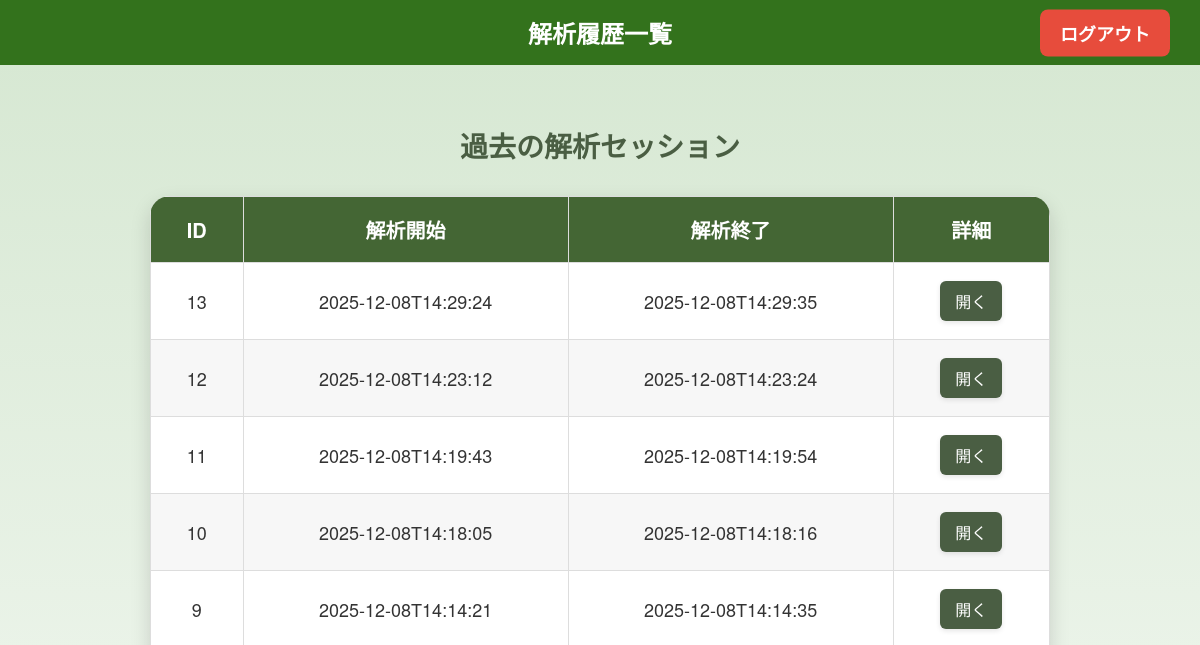
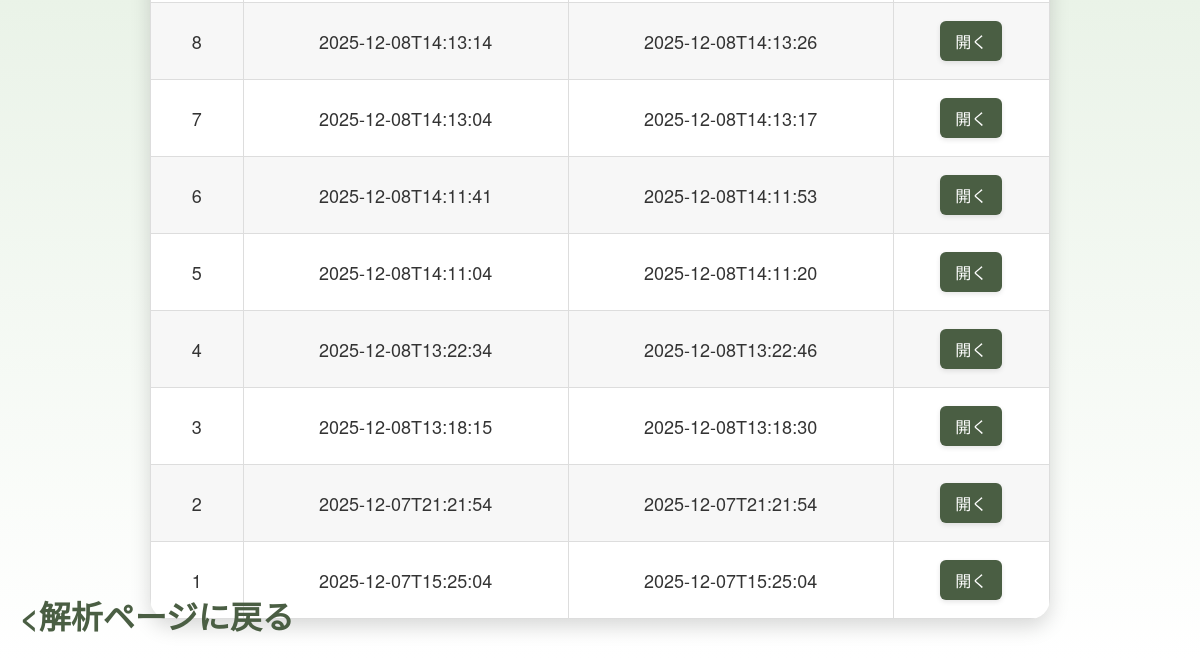
Page /analysis_history (signed in) on the earlier database version (2 pictures, top to bottom).
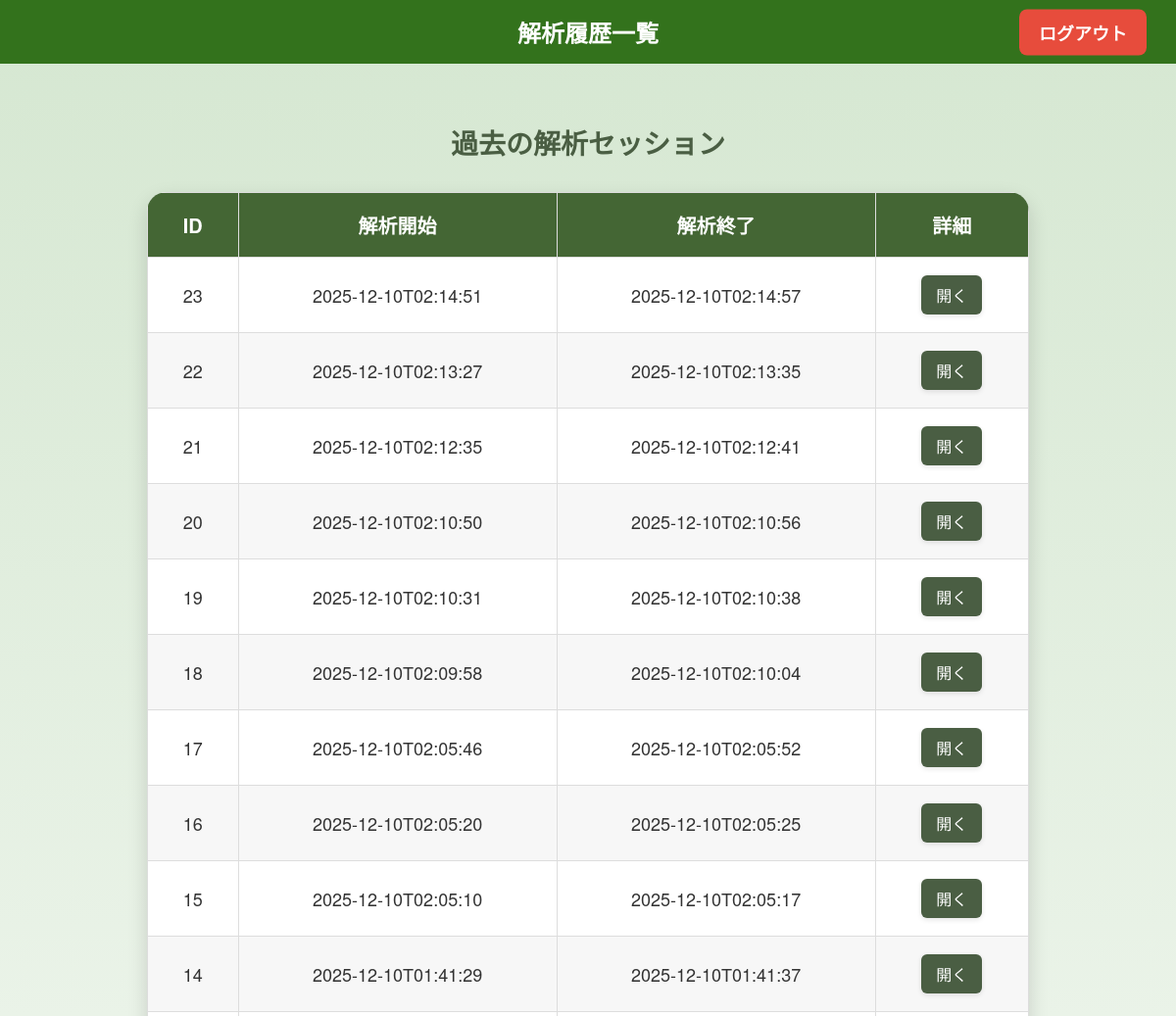
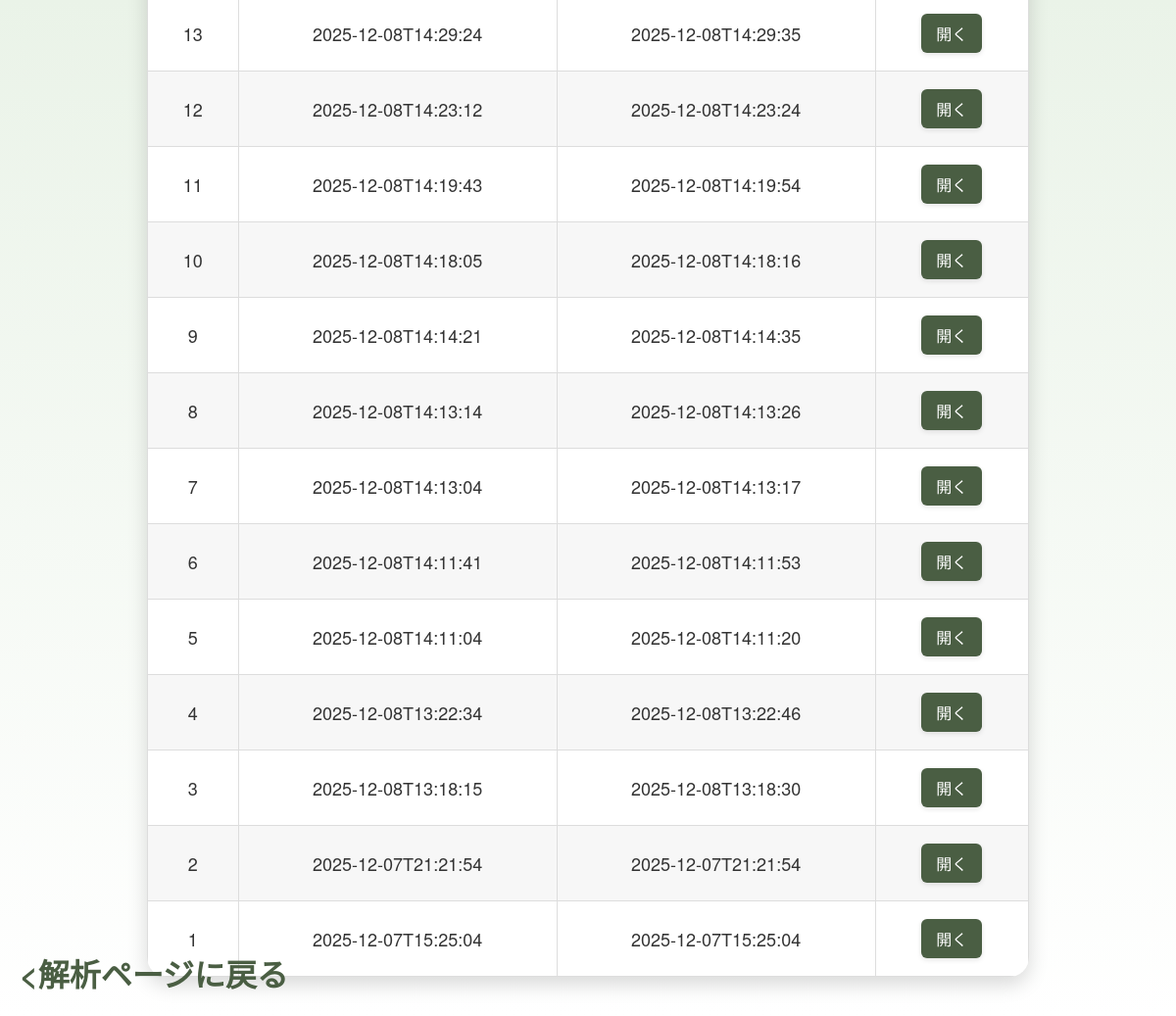
Same page on the later database version (2 pictures, top to bottom).
### tables this page shows
CREATE TABLE analysis_sessions (
            id INTEGER PRIMARY KEY AUTOINCREMENT,
            user_id INTEGER NOT NULL,
            started_at DATETIME NOT NULL,
            finished_at DATETIME,
            FOREIGN KEY (user_id) REFERENCES users (id)
        );

### app.py (the view)
@app.route("/analysis_history")
@login_required
def analysis_history():
    sessions = query_db(
        """
        SELECT * FROM analysis_sessions
        WHERE user_id = ?
        ORDER BY started_at DESC
        """,
        [session["user_id"]]
    )
    return render_template("analysis_history.html", sessions=sessions)

### app.py (called while the page is built)
def login_required(f):
    @wraps(f)
    def wrapper(*args, **kwargs):
        if "user_id" not in session:
            return redirect(url_for("login"))
        return f(*args, **kwargs)
    return wrapper

### database.py (called while the page is built)
def get_db():
    db = getattr(g, "_database", None)
    if db is None:
        db = g._database = sqlite3.connect(DATABASE_PATH)
        db.row_factory = sqlite3.Row
    return db

def close_connection(exception):
    db = getattr(g, "_database", None)
    if db is not None:
        db.close()

def query_db(query, args=(), one=False):
    db = get_db()
    cur = db.execute(query, args)
    rv = cur.fetchall()
    db.commit()
    cur.close()
    return (rv[0] if rv else None) if one else rv

### templates/analysis_history.html (shortened to what this page needs)
<!DOCTYPE html>
<html lang="ja">
<head>
    <link rel="stylesheet" href="{{ url_for('static', filename='css/style.css') }}">
    </head>
<body class="green-bg">
<header>
    <h1>解析履歴一覧</h1>
    <a href="{{ url_for('logout') }}" class="logout-button">ログアウト</a>
</header>
<div class="main-container">
    <h2>過去の解析セッション</h2>
    <div class="analysis-history-table">
        <table>
            <thead>
                <tr>
                    <th>ID</th>
                    <th>解析開始</th>
                    <th>解析終了</th>
                    <th>詳細</th>
                </tr>
            </thead>
            <tbody>
                {% for s in sessions %}
                <tr>
                    <td>{{ s.id }}</td>
                    <td>{{ s.started_at }}</td>
                    <td>{{ s.finished_at }}</td>
                    <td>
                        <a href="{{ url_for('analysis_session_detail', session_id=s.id) }}"
                           class="session-detail-button">
                            開く
                        </a>
                    </td>
                </tr>
                {% endfor %}
            </tbody>
        </table>
    </div>
    <div class="back-arrow">
        <a href="{{ url_for('pre_analyze') }}">&lt;解析ページに戻る
        </a>
    </div>
</div>
</body>
</html>

### static/css/style.css (style rules this page uses)
body { font-family: 'Helvetica Neue', Arial, sans-serif; margin: 0; color: #333; background-color: #f4f4f4; }
a { text-decoration: none; color: inherit; }
header { background-color: #33721c; color: white; padding: 15px 30px; text-align: center; position: relative; }
header h1 { margin: 0; font-size: 24px; }
.logout-button { position: absolute; top: 50%; right: 30px; transform: translateY(-50%); background: #e74c3c; color: white; padding: 10px 20px; border-radius: 8px; font-weight: bold; font-size: 18px; transition: background-color 0.2s, transform 0.2s; }
.main-container { padding: 20px; max-width: 900px; margin: 20px auto; }
.green-bg { background: linear-gradient(180deg, #d5e7d1, #ffffff); min-height: 100vh; }
.back-arrow { position: fixed; bottom: 20px; left: 20px; font-size: 32px; color: #4a5e43; font-weight: bold; transition: color 0.2s, transform 0.2s; cursor: pointer; }
.main-container h2 { text-align: center; margin-top: 20px; margin-bottom: 30px; color: #4a5e43; font-size: 28px; font-weight: bold; }
.analysis-history-table table { width: 100%; border-collapse: collapse; background: white; border-radius: 20px; box-shadow: 0 8px 20px rgba(0,0,0,0.15); overflow: hidden; font-size: 18px; min-width: 600px; }
.analysis-history-table th, .analysis-history-table td { padding: 18px 20px; border: 1px solid #ddd; text-align: center; vertical-align: middle; }
.analysis-history-table thead th { background-color: #446634; color: white; font-weight: bold; font-size: 20px; }
.analysis-history-table tbody tr:nth-child(even) { background: #f7f7f7; }
.session-detail-button { padding: 8px 15px; font-size: 16px; width: auto; text-decoration: none; display: inline-block; background: #4a5e43; color: white; border-radius: 6px; transition: background-color 0.2s; box-shadow: 0 2px 5px rgba(0,0,0,0.1); }

Differences in the rows shown:
added analysis_sessions: id "23", started_at "2025-12-10T02:14:51", finished_at "2025-12-10T02:14:57"
added analysis_sessions: id "22", started_at "2025-12-10T02:13:27", finished_at "2025-12-10T02:13:35"
added analysis_sessions: id "21", started_at "2025-12-10T02:12:35", finished_at "2025-12-10T02:12:41"
added analysis_sessions: id "20", started_at "2025-12-10T02:10:50", finished_at "2025-12-10T02:10:56"
added analysis_sessions: id "19", started_at "2025-12-10T02:10:31", finished_at "2025-12-10T02:10:38"
added analysis_sessions: id "18", started_at "2025-12-10T02:09:58", finished_at "2025-12-10T02:10:04"
added analysis_sessions: id "17", started_at "2025-12-10T02:05:46", finished_at "2025-12-10T02:05:52"
added analysis_sessions: id "16", started_at "2025-12-10T02:05:20", finished_at "2025-12-10T02:05:25"
added analysis_sessions: id "15", started_at "2025-12-10T02:05:10", finished_at "2025-12-10T02:05:17"
added analysis_sessions: id "14", started_at "2025-12-10T01:41:29", finished_at "2025-12-10T01:41:37"
